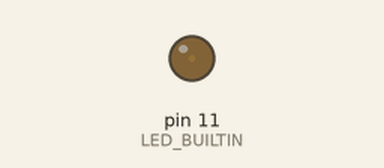
This sketch was run on a simulated Arduino Uno, built with avr-gcc and run on an emulated ATmega328P. On the bench: output pins drawn as LEDs (lit = HIGH).

Above: at 0.05 s.
At 1.15 s:
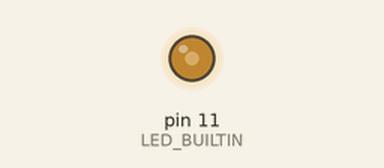
At 2.3 s:
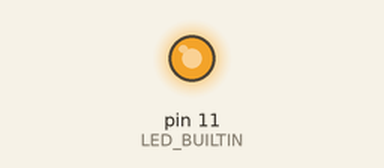
At 4.6 s:
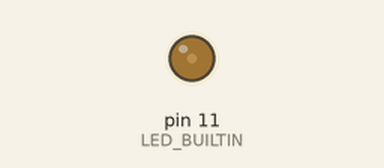
Timing chart, 0 to 6.7 s (numbered marks = the images above):
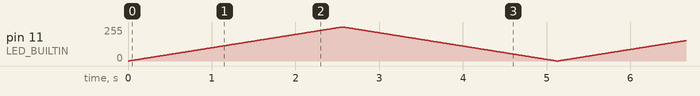

The sketch:

Piscar_LED_Intensidade.ino
```cpp
// NOME PISCAR COM RITMO
// CURSO SIGNAL SPARK
// AUTOR JOSE LUIZ RYBARCZYK FILHO


// AQUI DEFINO A VARIAVEL LED_BUILTIN COMO SENDO A  PORTA 11
#define LED_BUILTIN  11


// SETUP E A FUNCAO EXECUTADA UMA VEZ NA INICIALIZACAO DO SISTEMA
void setup(){
  // AQUI DEFINO A PORTA 11 COMO SAIDA
  pinMode(LED_BUILTIN, OUTPUT);

}


// FUNCAO EXECUTADA REPETIDAMENTE ENQUANTO O SISTEMA ESTIVER LIGADO
void loop() {

// LACO DE REPETICAO QUE INCREMENTA 1 UNIDADE NA INTENSIDADE DO LED
 for(int i = 0; i <= 255; i++){

  //A FUNCAO ANALOGWRITE CONTROLA A INTENSIDADE
  analogWrite(LED_BUILTIN, i);

  //AGUARDA UM INTERVALO DE TEMPO DE 10 MILISEGUNDOS
  delay(10);
 }

// LACO DE REPETICAO QUE DECREMENTA 1 UNIDADE NA INTENSIDADE DO LED
 for(int i = 255; i >= 0; i--){

  //A FUNCAO ANALOGWRITE CONTROLA A INTENSIDADE
  analogWrite(LED_BUILTIN, i);

  //AGUARDA UM INTERVALO DE TEMPO DE 10 MILISEGUNDOS
  delay(10);
 }
}
```
